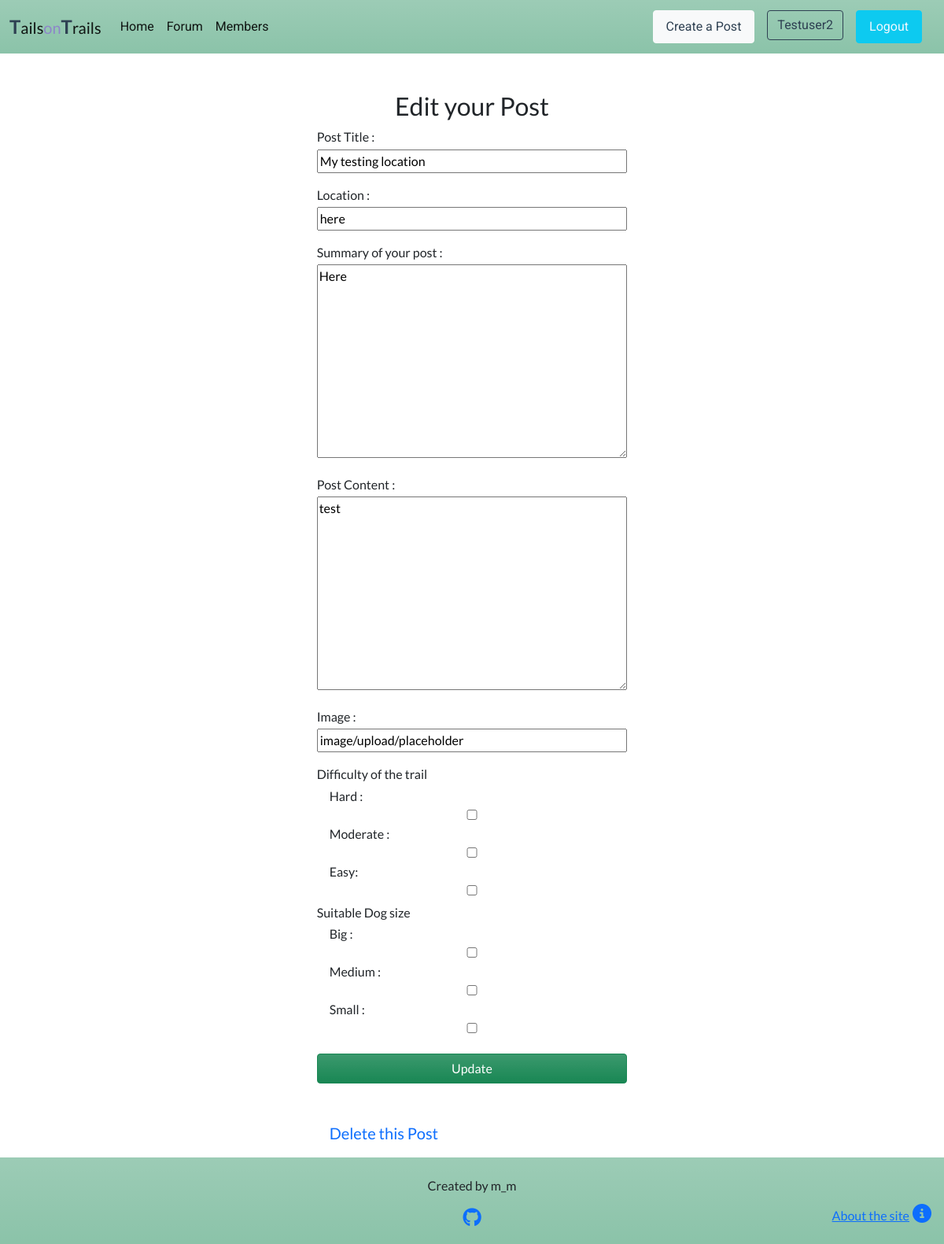
The app's page /edit_post/my-testing-location (signed in) with its own data.
### forum/models.py (models this page shows, shortened)
class Post(models.Model):
    title = models.CharField(max_length=200, unique=True)
    location = models.CharField(max_length=50)
    slug = models.SlugField(max_length=200, unique=True)
    author = models.ForeignKey(
        User, on_delete=models.CASCADE, related_name="forum_posts"
    )
    featured_image = CloudinaryField('image', default='placeholder')
    excerpt = models.TextField(max_length=300, blank=True)
    updated_on = models.DateTimeField(auto_now=True)
    content = models.TextField(max_length=1500)
    difficulty_hard = models.BooleanField(default=False)
    difficulty_moderate = models.BooleanField(default=False)
    difficulty_easy = models.BooleanField(default=False)
    breed_big = models.BooleanField(default=False)
    breed_mid = models.BooleanField(default=False)
    breed_sml = models.BooleanField(default=False)
    created_on = models.DateTimeField(auto_now_add=True)
    status = models.IntegerField(choices=STATUS, default=0)
    likes = models.ManyToManyField(
                                User,
                                related_name='blogpost_like',
                                blank=True)
    class Meta:
        ordering = ["-created_on"]

### forum/views.py (the view)
# urls.py: path('edit_post/<slug:slug>', views.edit_post, name='post_edit'),
def edit_post(request, slug):
    post = get_object_or_404(Post, slug=slug)
    if request.user != post.author:
        raise Http404
    edit_post_form = EditPostForm(request.POST or None, instance=post)
    if edit_post_form.is_valid():
        edit_post_form.save()
        messages.success(request, 'Your post is successfully updated')
        return redirect('posts')
    return render(
                request, 'post_edit.html',
                context={
                    'edit_post_form': edit_post_form,
                    'slug': slug},
                )

### templates/post_edit.html (shortened to what this page needs)
{% extends "base.html" %}
{% load static %}
{% block content %}
<section>
        <div class="ms-2 me-2">
                <h2 class="text-center mt-5">Edit your Post</h2>
                <div class="col-12 col-md-6 offset-md-3 col-lg-4 offset-lg-4">
                        <div class="create-post ">
                                <form method="POST" enctype="multipart/form-data">
                                        <p class="create-label">{{ edit_post_form.title.label }} : </p>
                                        <p class="create-titile">{{ edit_post_form.title }}</p>
                                        <p class="create-label">{{ edit_post_form.location.label }} : </p>
                                        <p class="create-titile">{{ edit_post_form.location }}</p>
                                        <p class="create-label">{{ edit_post_form.excerpt.label }} : </p>
                                        <p class="create-titile">{{ edit_post_form.excerpt }}</p>
                                        <p class="create-label">{{ edit_post_form.content.label }} : </p>
                                        <p class="create-titile">{{ edit_post_form.content }}</p>
                                        <p class="create-label">{{ edit_post_form.featured_image.label }} :</p>
                                        <p  class="create-titile">{{ edit_post_form.featured_image }}</p>
                                        <div class="mb-1">
                                                <p class="create-label">Difficulty of the trail</p>
                                                <span class="ms-3">{{ edit_post_form.difficulty_hard.label }} : </span>
                                                <span>{{ edit_post_form.difficulty_hard }}</span>
                                                <span class="ms-3">{{ edit_post_form.difficulty_moderate.label }} : </span>
                                                <span>{{ edit_post_form.difficulty_moderate }}</span>
                                                <span class="ms-3">{{ edit_post_form.difficulty_easy.label }}: </span>
                                                <span>{{ edit_post_form.difficulty_easy }}</span>
                                        </div>
                                        <div class="mb-1">
                                                <p class="create-label">Suitable Dog size</p>
                                                <span class="ms-3">{{ edit_post_form.breed_big.label }} : </span>
                                                <span>{{ edit_post_form.breed_big }}</span>
                                                <span class="ms-3">{{ edit_post_form.breed_mid.label }} : </span>
                                                <span>{{ edit_post_form.breed_mid }}</span>
                                                <span class="ms-3">{{ edit_post_form.breed_sml.label }} : </span>
                                                <span>{{ edit_post_form.breed_sml }}</span>
                                        </div>
                                        <input type="submit" value="Update" class="btn btn-success bg-gradient mb-5 mt-3 create-btn">
                                </form>
                                <p><a class="navbar-brand ms-3" href="{% url 'post_delete' slug=slug %}">Delete this Post</a></p>
                        </div>
                </div>
        </div>
</section>
{% endblock %}

### templates/base.html (shortened to what this page needs)
{% load static %}
<!DOCTYPE html>
<html lang="en">
<head>
    <link href="https://cdn.jsdelivr.net/npm/bootstrap@5.1.1/dist/css/bootstrap.min.css" rel="stylesheet"
>
    <link rel="stylesheet" href="{% static 'css/style.css' %}">
</head>
<body>
    <header>
        <nav class="navbar navbar-expand-lg navbar-light bg-success bg-gradient bg-opacity-50">
            <div class="container-fluid">
                <a class="navbar-brand" href="{% url 'home' %}"><span class="brand">T</span><span>ails</span><span class="faded">on</span><span
                            class="brand">T</span><span>rails</span></a>
                <div class="collapse navbar-collapse" id="navbarText">
                    <ul class="navbar-nav me-auto mb-2 mb-lg-0">
                        <li class="nav-item">
                            <a class="nav-link active" aria-current="page" href="{% url 'home' %}">Home</a>
                        </li>
                        <li class="nav-item">
                            <a class="nav-link active" aria-current="page" href="{% url 'posts' %}">Forum</a>
                        </li>
                        {% if user.is_authenticated %}
                        <li class="nav-item">
                            <a class="nav-link active" aria-current="page" href="{% url 'profile' %}">Members</a>
                        </li>
                        {% endif %}
                    </ul>
                    <ul class="nav navbar-brand">
                        {% if user.is_authenticated %}
                        <li class="nav-item">
                            <a class="nav-link btn btn-light me-3" href="{% url 'create_post' %}">Create a Post</a>
                        </li>
                        <li class="nav-item">
                            <a class="btn btn-outline-primary me-3"
                                href="{% url 'profile_edit' %}">{{user.username|title}}</a>
                        </li>
                        <li class="nav-item">
                            <a class="nav-link btn btn-info btn-text-white" href="{% url 'account_logout' %}">Logout</a>
                        </li>
                        {% endif %}
                    </ul>
                </div>
            </div>
        </nav>
    </header>
    <main>
        {% block content %}
        {% endblock %}
    </main>
    <footer class="bg-success bg-gradient bg-opacity-50">
            <div class="text-center mt-4">
                <p class="d-block"> Created by m_m</p>
                <p><a href="https://github.com/" target="_blank" rel="noopener"
                        aria-label="Open our Github page in a new tab"><i class="fab fa-github fs-4"></i></a></p>
            </div>
            <div class="about d-flex justify-content-end mb-4 me-3">
                <a href="{% url 'about' %}"><span class="d-none d-md-inline me-1">About the site</span><i class="fas fa-info-circle fs-4"></i></a>
            </div>
    </footer>
</body>
</html>

### static/css/style.css (style rules this page uses)
:root { --title-font: 'Roboto', sans-serif; --text-font-family: 'Lato', sans-serif; --main-color: #bdd9bf; --font-white: #f0f8ff; --purple-color: #8d86c9; --gray-color: #2e4052; --blue-color:#a997df; --red-color:#e5323b; }
body { display: flex; flex-flow: column; min-height: 100vh; overflow-x: hidden; font-family: var(--text-font-family); }
main { flex: 1; }
.nav-item { font-family: var(--title-font); }
.navbar-light { background-color: var(--main-color); }
.btn-text-white { color: var(--font-white); }
.btn-outline-primary { color: var(--gray-color); border-color: var(--gray-color); }
.btn-light { color: var(--gray-color); }
footer { background-color: var(--main-color); }
.about { margin-top: -3rem; flex-wrap: nowrap; }
.create-label { display: block; margin-bottom: 0.2rem; }
.create-btn { width: 100%; }
input { width: 100%; }
textarea { width: 100%; }
.brand { color: var(--gray-color); font-weight: bolder; font-size: larger; }
.faded { color: var(--purple-color); }

### records on screen
Post: title "My testing location", location "here", excerpt "Here", content "test", featured_image "image/upload/placeholder"

### other values on screen
{{ user.username|title }} "Testuser2"
{{ edit_post_form.title.label }} "Post Title"
{{ edit_post_form.location.label }} "Location"
{{ edit_post_form.excerpt.label }} "Summary of your post"
{{ edit_post_form.content.label }} "Post Content"
{{ edit_post_form.featured_image.label }} "Image"
{{ edit_post_form.difficulty_hard.label }} "Hard"
{{ edit_post_form.difficulty_moderate.label }} "Moderate"
{{ edit_post_form.difficulty_easy.label }} "Easy"
{{ edit_post_form.breed_big.label }} "Big"
{{ edit_post_form.breed_mid.label }} "Medium"
{{ edit_post_form.breed_sml.label }} "Small"
